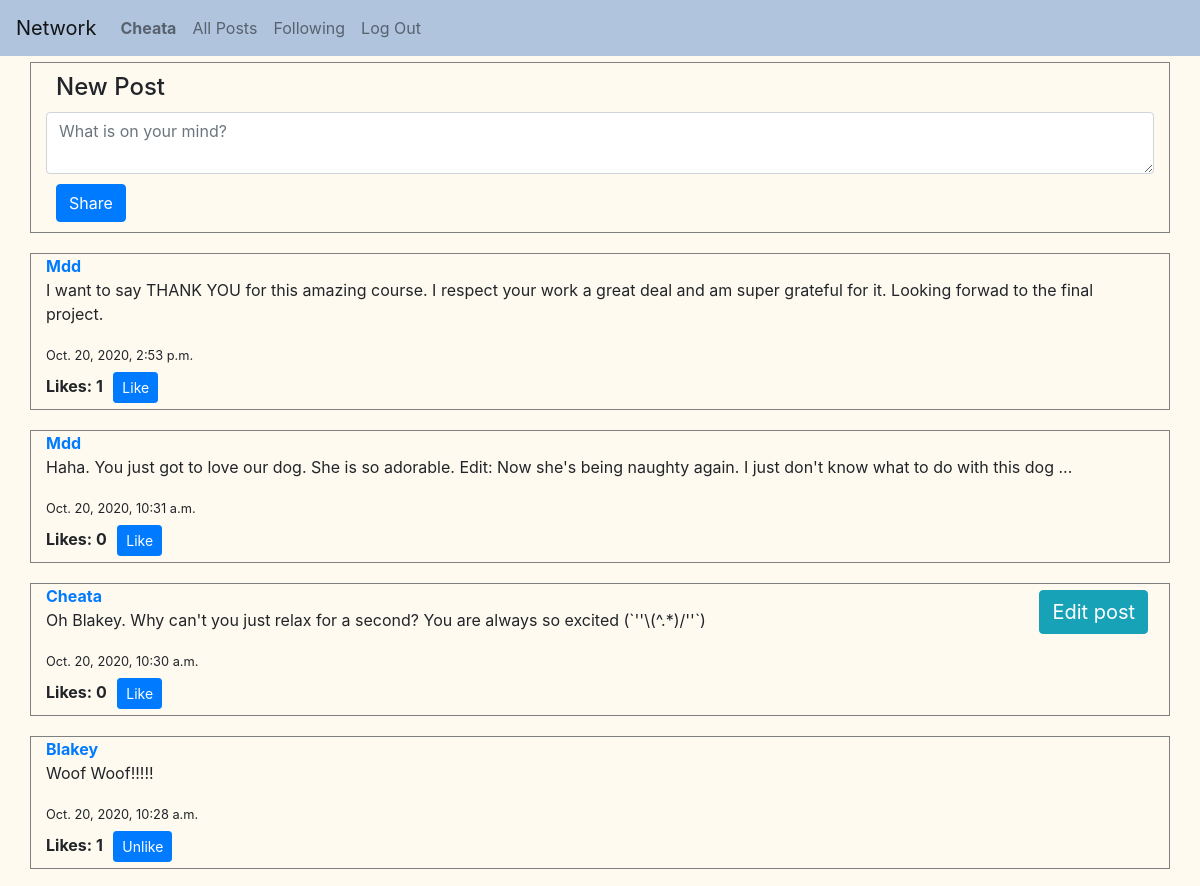
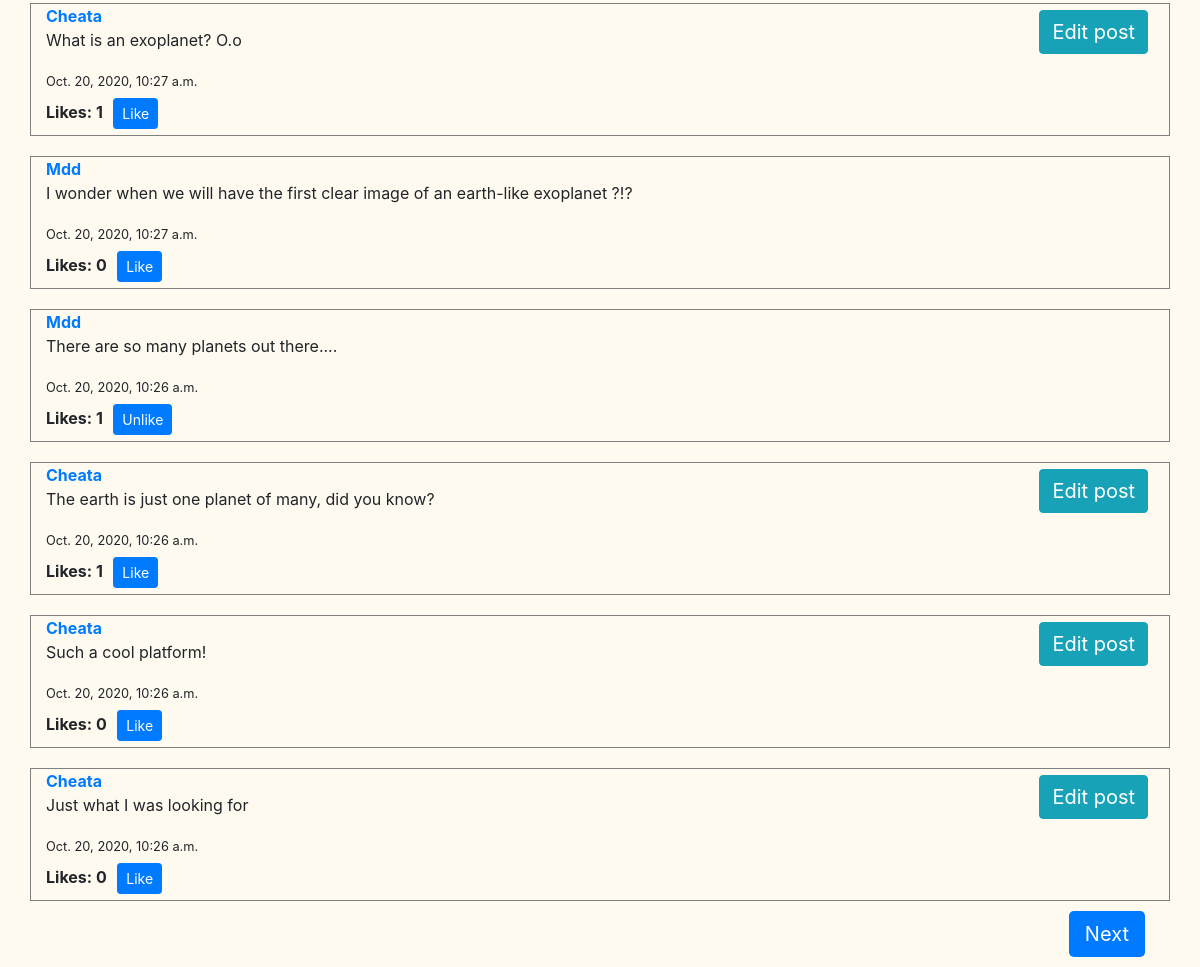
Screenshot of / (signed in) with the database file from the repository (2 pictures, top to bottom).
### network/models.py (models this page shows, shortened)
class User(AbstractUser):
    followers = models.ManyToManyField("self", blank=True, symmetrical=False, related_name="following")

class Post(models.Model):
    author = models.ForeignKey("User", on_delete=models.CASCADE, related_name="posts")
    content = models.TextField()
    timestamp = models.DateTimeField(auto_now_add=True)
    likes = models.ManyToManyField("User")

### network/views.py (the view)
# urls.py: path("", views.PostViewer.as_view(), name="index"),
class PostViewer(ListView):
    model = Post
    template_name = "network/index.html"
    paginate_by = 10
    ordering = ['-timestamp']

### network/templates/network/index.html (shortened to what this page needs)
{% extends "network/layout.html" %}
{% load static %}
{% block body %}
{% if user.is_authenticated %}
    <div class='container' id="new-post-div">
        <h4 style="margin: 10px;">New Post</h4>
        <form action="new" method="POST" id="new-post-form">
            <textarea class="form-control" id="new-post-body" name="content" placeholder="What is on your mind?"></textarea>
            <input type="submit" class="btn btn-primary" value="Share" style="margin: 10px;">
        </form>
    </div>
{% endif %}
{% include 'network/posts.html' %}
{% endblock %}

### network/templates/network/layout.html (shortened to what this page needs)
{% load static %}
<!DOCTYPE html>
<html lang="en">
    <head>
        <link rel="stylesheet" href="https://stackpath.bootstrapcdn.com/bootstrap/4.4.1/css/bootstrap.min.css">
        <link href="{% static 'network/styles.css' %}" rel="stylesheet">
    </head>
    <body>
        <nav class="navbar navbar-expand-lg navbar-light" style="background-color: #B0C4DE;">
            <a class="navbar-brand" href="{% url 'index' %}">Network</a>
            <div>
              <ul class="navbar-nav mr-auto">
                {% if user.is_authenticated %}
                    <li class="nav-item">
                        <a class="nav-link" href="{% url 'profile' user.id %}"><strong>{{ user.username }}</strong></a>
                    </li>
                {% endif %}
                <li class="nav-item">
                  <a class="nav-link" href="{% url 'index' %}">All Posts</a>
                </li>
                {% if user.is_authenticated %}
                    <li class="nav-item">
                        <a class="nav-link" href="{% url 'following' %}">Following</a>
                    </li>
                    <li class="nav-item">
                        <a class="nav-link" href="{% url 'logout' %}">Log Out</a>
                    </li>
                {% endif %}
              </ul>
            </div>
          </nav>
        <div class="body">
            {% block body %}
            {% endblock %}
        </div>
    </body>
</html>

### network/templates/network/posts.html (shortened to what this page needs)
<div id="posts">
    {% for post in page_obj %}
    <div class="container post-div">
        <a href="{% url 'profile' post.author.id %}"><strong>{{ post.author }}</strong></a>
        {% if post.author == user %}
        <button class="btn btn-info edit-button" id="editbutton-{{ post.id }}" data-postid="{{ post.id }}">Edit post</button>
        {% endif %}
        <p id="content-{{ post.id }}">{{ post.content}}</p>
        <small>{{ post.timestamp }}</small><br>
        <strong>Likes: <span id="likes-{{ post.id }}">{{ post.likes.all|length }}</span></strong>
        {% if user.is_authenticated %}
        {% if user in post.likes.all %}
        <button class="btn btn-primary btn-sm like-button" id="like-{{ post.id }}" data-postid="{{ post.id }}" onclick="unlike({{ post.id }})">Unlike</button>
        {% else %}
        <button class="btn btn-primary btn-sm like-button" id="like-{{ post.id }}" data-postid="{{ post.id }}" onclick="like( {{ post.id }} )">Like</button>
        {% endif %}
        {% endif %}
    </div>
    {% endfor %}
</div>
<div class="container" id="pagination-buttons">
    {% if page_obj.has_next %}
        <a class="btn-lg btn-primary" href="?page={{ page_obj.next_page_number }}" role="button" style="float: right; margin: 10px;">Next</a>
    {% endif %}
</div>

### network/static/network/styles.css (style rules this page uses)
body { background-color: floralwhite; }
#new-post-div { margin-top: 6px; border: 1px solid gray; }
.post-div { border: 1px solid gray; width: 100%; margin-top: 20px; }
.like-button { margin: 6px; }
.edit-button { margin: 6px; float: right; font-size: 20px; }

### rows the page displays
User: username "Cheata"
Post: author "Mdd", content "I want to say THANK YOU for this amazing course. I respect your work a great deal and am super grateful for it. Looking forwad to the final project.", timestamp "Oct. 20, 2020, 2:53 p.m.", likes.all|length "1"
Post: author "Mdd", content "Haha. You just got to love our dog. She is so adorable. Edit: Now she's being naughty again. I just don't know what to do with this dog ...", timestamp "Oct. 20, 2020, 10:31 a.m.", likes.all|length "0"
Post: author "Cheata", content "Oh Blakey. Why can't you just relax for a second? You are always so excited (`''\\(^.*)/''`)", timestamp "Oct. 20, 2020, 10:30 a.m.", likes.all|length "0"
Post: author "Blakey", content "Woof Woof!!!!!", timestamp "Oct. 20, 2020, 10:28 a.m.", likes.all|length "1"
Post: author "Cheata", content "What is an exoplanet? O.o", timestamp "Oct. 20, 2020, 10:27 a.m.", likes.all|length "1"
Post: author "Mdd", content "I wonder when we will have the first clear image of an earth-like exoplanet ?!?", timestamp "Oct. 20, 2020, 10:27 a.m.", likes.all|length "0"
Post: author "Mdd", content "There are so many planets out there....", timestamp "Oct. 20, 2020, 10:26 a.m.", likes.all|length "1"
Post: author "Cheata", content "The earth is just one planet of many, did you know?", timestamp "Oct. 20, 2020, 10:26 a.m.", likes.all|length "1"
Post: author "Cheata", content "Such a cool platform!", timestamp "Oct. 20, 2020, 10:26 a.m.", likes.all|length "0"
Post: author "Cheata", content "Just what I was looking for", timestamp "Oct. 20, 2020, 10:26 a.m.", likes.all|length "0"
